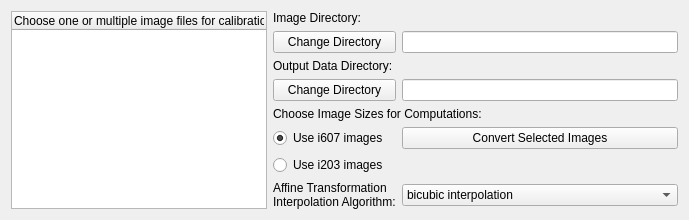
      <widget class="QWidget" name="tab">
       <attribute name="title">
        <string>Choose Output Directory and Input Test Images</string>
       </attribute>
       <layout class="QGridLayout" name="gridLayout">
        <item row="0" column="2">
         <widget class="QLabel" name="label_2">
          <property name="text">
           <string>Image Directory:</string>
          </property>
         </widget>
        </item>
        <item row="1" column="2">
         <widget class="QPushButton" name="change_image_directory">
          <property name="text">
           <string>Change Directory</string>
          </property>
         </widget>
        </item>
        <item row="1" column="3">
         <widget class="QLineEdit" name="image_directory">
          <property name="readOnly">
           <bool>true</bool>
          </property>
         </widget>
        </item>
        <item row="2" column="2">
         <widget class="QLabel" name="label_3">
          <property name="text">
           <string>Output Data Directory:</string>
          </property>
         </widget>
        </item>
        <item row="3" column="2">
         <widget class="QPushButton" name="change_output_directory">
          <property name="text">
           <string>Change Directory</string>
          </property>
         </widget>
        </item>
        <item row="3" column="3">
         <widget class="QLineEdit" name="output_directory">
          <property name="text">
           <string/>
          </property>
          <property name="readOnly">
           <bool>true</bool>
          </property>
         </widget>
        </item>
        <item row="4" column="2" colspan="2">
         <widget class="QLabel" name="label_4">
          <property name="text">
           <string>Choose Image Sizes for Computations:</string>
          </property>
         </widget>
        </item>
        <item row="5" column="2">
         <widget class="QRadioButton" name="use_i607">
          <property name="text">
           <string>Use i607 images</string>
          </property>
          <property name="checked">
           <bool>true</bool>
          </property>
         </widget>
        </item>
        <item row="5" column="3">
         <widget class="QPushButton" name="convert_selected_images">
          <property name="text">
           <string>Convert Selected Images</string>
          </property>
         </widget>
        </item>
        <item row="6" column="2">
         <widget class="QRadioButton" name="use_i203">
          <property name="text">
           <string>Use i203 images</string>
          </property>
         </widget>
        </item>
        <item row="7" column="3">
         <widget class="QComboBox" name="interpolation_alg_centering">
          <item>
           <property name="text">
            <string>bicubic interpolation</string>
           </property>
          </item>
          <item>
           <property name="text">
            <string>bilinear interpolation</string>
           </property>
          </item>
          <item>
           <property name="text">
            <string>nearest neighbor interpolation</string>
           </property>
          </item>
          <item>
           <property name="text">
            <string>Lanczos interpolation over 8x8 neighborhood</string>
           </property>
          </item>
          <item>
           <property name="text">
            <string>Bit exact bilinear interpolation</string>
           </property>
          </item>
          <item>
           <property name="text">
            <string>Bit exact nearest neighbor interpolation</string>
           </property>
          </item>
          <item>
           <property name="text">
            <string>resampling using pixel area relation</string>
           </property>
          </item>
         </widget>
        </item>
        <item row="7" column="2">
         <widget class="QLabel" name="label_19">
          <property name="text">
           <string>Affine Transformation
Interpolation Algorithm:</string>
          </property>
         </widget>
        </item>
        <item row="0" column="0" rowspan="8" colspan="2">
         <widget class="QTreeWidget" name="picture_dir_tree">
          <property name="selectionMode">
           <enum>QAbstractItemView::MultiSelection</enum>
          </property>
          <property name="iconSize">
           <size>
            <width>35</width>
            <height>35</height>
           </size>
          </property>
          <column>
           <property name="text">
            <string notr="true">Choose one or multiple image files for calibration tests:</string>
           </property>
          </column>
         </widget>
        </item>
       </layout>
      </widget>
